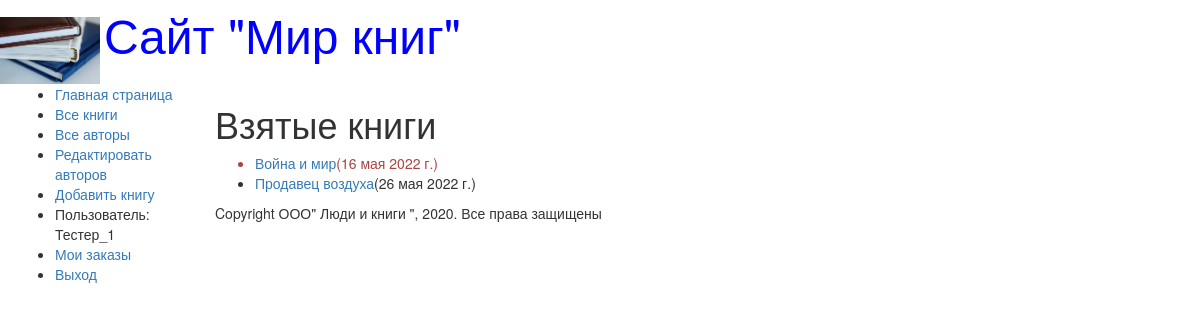
The app's page /mybooks/ (signed in) with its own data.
### catalog/models.py (models this page shows, shortened)
class BookInstance(models.Model):
    book = models.ForeignKey('Book', on_delete=models.CASCADE, null=True)
    inv_now = models.CharField(max_length=20, null=True, help_text='Введите инвентарный номер экземпляра', verbose_name='Инвентарный номер')
    imprint = models.CharField(max_length=200, help_text='Введите издательство и год выпуска', verbose_name='Издательство')
    status = models.ForeignKey('Status', on_delete=models.CASCADE, null=True, help_text='Изменить состояние экземпляра', verbose_name='Статус экземпляра книги')
    due_back = models.DateField(null=True, blank=True, help_text='Введите конец срока статуса', verbose_name='Дата окончание статуса')
    borrower = models.ForeignKey(User, on_delete=models.SET_NULL, null=True, blank=True,verbose_name='Заказчик', help_text='Выберите заказчика книги')
    @property
    def is_overdue(self):
        if self.due_back and date.today() > self.due_back:
            return True
        return False
    LOAN_STATUS = (
        ('1', 'На складе'),
        ('2', 'В заказе'),
        ('3', 'Продана'))
    status = models.CharField(
        max_length=1,
        choices=LOAN_STATUS,
        blank=True,
        default='1',
        help_text='На складе')

class Book(models.Model):
    title = models.CharField(max_length=200, help_text='Введите название книги', verbose_name='Название книги')
    genre = models.ForeignKey('Genre', on_delete=models.CASCADE, help_text='Выберите жанр книги', verbose_name='Жанр книги', null=True)
    language = models.ForeignKey('Language', on_delete=models.CASCADE, help_text='Выберите язык книги', verbose_name='Язык книги', null=True)
    author = models.ManyToManyField('Author', help_text='Выберите автора книги', verbose_name='Автор книги')
    summary = models.TextField(max_length=1000, help_text='Введите краткое описание книги', verbose_name='Аннотация книги')
    isbn = models.CharField(max_length=13, help_text='Должно содержать 13 символов', verbose_name='ISBN книги')
    def display_author(self):
        return ', '.join([author.last_name for author in self.author.all()])
    display_author.short_description = 'Авторы'

### catalog/views.py (the view)
# urls.py: url(r'^mybooks/$', views.LoanedBooksByUserListView.as_view(), name='my-borrowed'),
class LoanedBooksByUserListView(LoginRequiredMixin, generic.ListView):
    model = BookInstance
    template_name = 'catalog/bookinstance_list_borrowed_user.html'
    paginate_by = 10
    def get_queryset(self):
        return BookInstance.objects.filter(borrower=self.request.user).filter(status__exact='2').order_by('due_back')

### catalog/templates/catalog/bookinstance_list_borrowed_user.html
{% extends 'base_generic.html' %}
{% block content %}
    <h1>Взятые книги</h1>
    {% if bookinstance_list %}
    <ul>
        {% for bookinst in bookinstance_list %}
        <li class="{% if bookinst.is_overdue %}text-danger{% endif %} ">
            <a href="{% url 'book-detail' bookinst.book.pk %}">{{ bookinst.book.title }}</a>({{ bookinst.due_back }})
        </li>
        {% endfor%}
    </ul>
    {% else %}
    <p>Нет книг со статусом В ЗАКАЗЕ.</p>
    {%endif%}
{%endblock%}

### catalog/templates/base_generic.html (shortened to what this page needs)
<!DOCTYPE html>
<html lang="en">
<head>
    <link rel="stylesheet" href="https://maxcdn.bootstrapcdn.com/bootstrap/3.3.7/css/bootstrap.min.css">
    {% load static %}
    <link rel="stylesheet" href="{% static 'css/style.css' %}">
    {% block head %}
    <img src="{%static 'images/logotip.jpg' %}" style="width:100px; height;100px;" align="absmiddle">
    <font size=7, color= "blue" >Сайт "Мир книг"</font>
    {% endblock %}
</head>
<body>
<div class="container-fluid">
    <div class="row">
        <div class="col-sm-2">
            {% block sidebar %}
            <ul class="sidebar-nav">
                <li><a href="{% url 'index' %}">Главная страница</a></li>
                <li><a href="{% url 'books' %}">Все книги</a></li>
                <li><a href="{% url 'authors' %}">Все авторы</a></li>
                <li><a href="{% url 'authors_add' %}">Редактировать авторов</a></li>
                {% if user.is_authenticated %}
                <li><a href="{% url 'book_create' %}">Добавить книгу</a></li>
                <li>Пользователь: {{ user.get_username}}</li>
                <li><a href="{% url 'my-borrowed' %}">Мои заказы</a></li>
                <li><a href="{% url 'logout' %}?next={{ request.path }}">Выход</a></li>
                {% else %}
                <li><a href="{% url 'login' %}?next={{ request.path }}">Вход</a></li>
                {% endif %}
            </ul>
            {% endblock %}
        </div>
        <div class="col-sm-10">
            {% block content %} {% endblock %}
            {% block footer %}
                {% block copyright %}
            <p>Copyright ООО" Люди и книги ", 2020. Все права защищены</p>
                {% endblock %}
            {% endblock %}
        </div>
    </div>
</div>
</body>
</html>

### records on screen
BookInstance: book "Война и мир", due_back "16 мая 2022 г."
BookInstance: book "Продавец воздуха", due_back "26 мая 2022 г."

### other values on screen
{{ user.get_username }} "Тестер_1"
